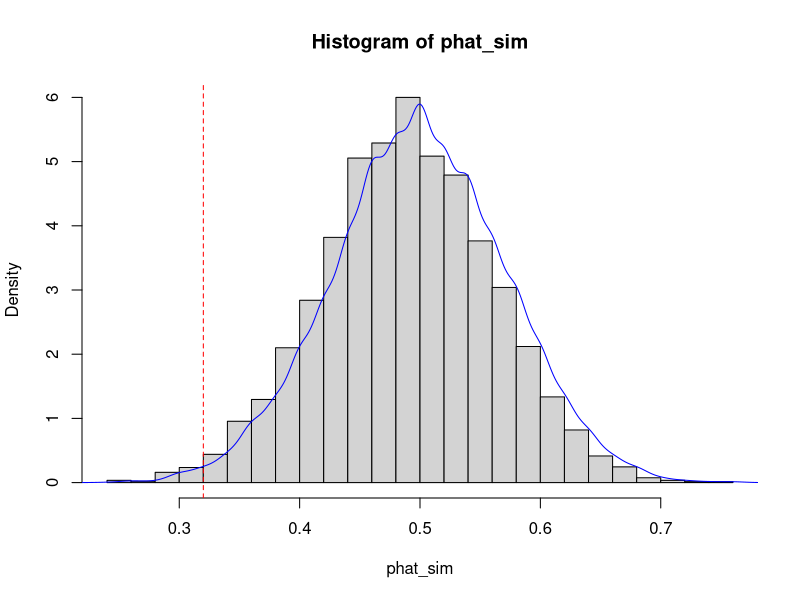
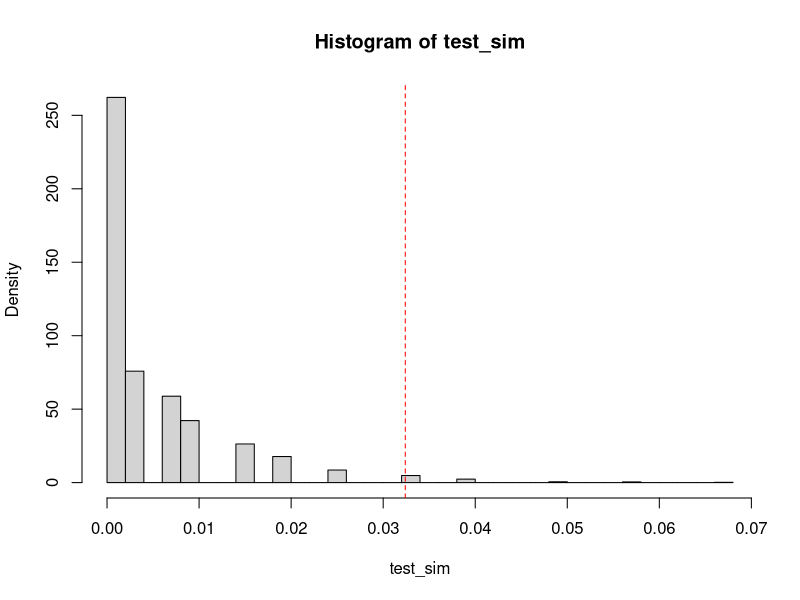
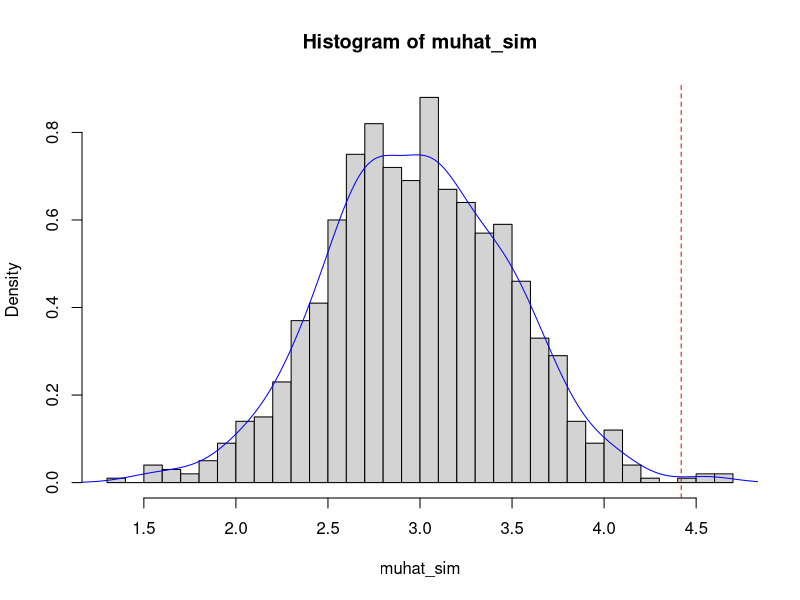

R code for these plots, in order:
## ---- chunk 1
knitr::opts_chunk$set(echo = TRUE)
## ---- chunk 2
set.seed(440)

# Set sample size of the dataset
n<-50

# Set true value of 'p'
p<-1/3

# Set 'p' under H0
p0<-1/2

# Observe data (n=50) from Bernoulli(1/3)
X<-rbinom(n,size=1,p=p)

# Estimate 'p' from the observed dataset
phat<-mean(X)

# Simulate data (n=50) from Bernoulli(1/2) for 10,000 times
reps<-10000
X_sim<-matrix(rbinom(n*reps,size=1,p=p0),nrow=reps)

# Estimate 'p' from each of 10,000 simulated datasets
phat_sim<-rowMeans(X_sim)

# Visualize simulations
hist(phat_sim,prob=TRUE,breaks=30)
dens_est<-density(phat_sim, bw="nrd")
points(dens_est$x,dens_est$y,type="l",col="blue")
abline(v=phat,col="red",lty=2)


# Convert test statistics to better handle "both tails"
test_stat<-(phat-p0)^2
test_sim<-(phat_sim-p0)^2

# Visualize simulations
hist(test_sim,prob=TRUE,breaks=30)
abline(v=test_stat,col="red",lty=2)

# Compute a p-value based on simulations
mean(test_sim >= test_stat)

prop.test(sum(X),n=n,p=p0,alternative="two.sided")

t.test(X,mu=p0,alternative="two.sided")

binom.test(sum(X),n=n,p=p0,alternative="two.sided")

## ---- chunk 3
set.seed(440)

# Set true values of 'mu' and 'sigma'
mu<-3.5; sigma<-5

# Set the value of 'mu' under H0
mu0<-3

# Set the sample size of the dataset
n<-100

# Set the number of simulations to run
reps<-1000

# Observe data (n=100) from N(3.5, 5ˆ2)
X<-rnorm(n=n,mean=mu,sd=sigma)

# Estimate 'mu' from the observed dataset
muhat<-mean(X)

# Simulate data (n=100) from N(3, 5ˆ2) for 1000 times
X_sim<-matrix(rnorm(n=n*reps,mean=mu0,sd=sigma),nrow=reps)

# Estimate 'mu' from each of 1000 simulated datasets
muhat_sim<-rowMeans(X_sim)

# Visualize simulations
hist(muhat_sim,prob=TRUE,breaks=30)
dens_est<-density(muhat_sim, bw="nrd")
points(dens_est$x,dens_est$y,type="l",col="blue")
abline(v=muhat,col="red",lty=2)

# Compute two-sided p-value based on simulations
mean((muhat_sim-mu0)^2>=(muhat-mu0)^2)

t.test(X,mu=mu0,alternative="two.sided")

wilcox.test(X,mu=mu0,alternative="two.sided")
## ---- chunk 4
test_data = data.frame(
testname=c("Roche", "Abbott", "MEDsan", "Siemens"),
pos_tests=c(42, 38, 37, 40),
neg_tests=c(42, 46, 47, 32)
)

knitr::kable(test_data)

library(stats)
sampls = rhyper(100000, 80, 88, 84)
mean(sampls <= 42)

fisher.test(as.matrix(test_data[1:2,c("pos_tests", "neg_tests")]),
alternative="less")

fisher.test(as.matrix(test_data[,c("pos_tests", "neg_tests")]),
simulate.p.value=TRUE,
B=10000)

